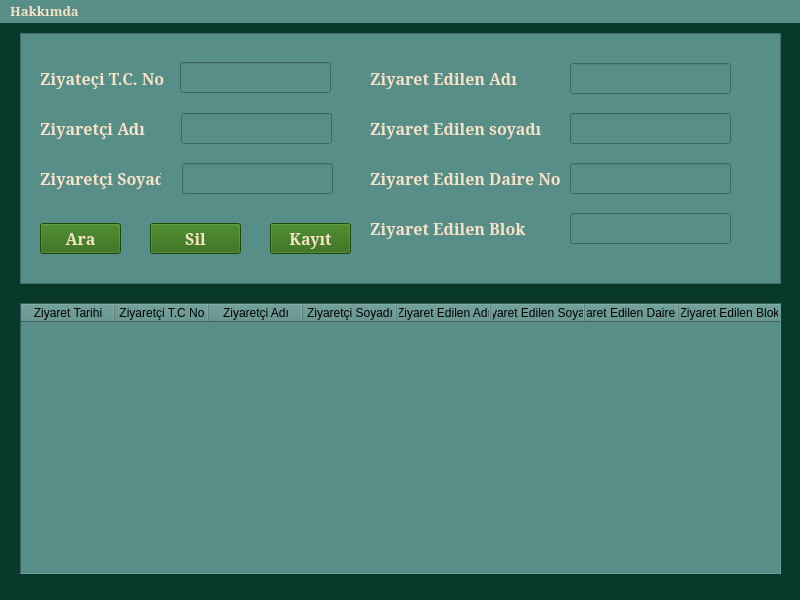
<?xml version="1.0" encoding="UTF-8"?>
<ui version="4.0">
 <class>form_anasayfa</class>
 <widget class="QMainWindow" name="form_anasayfa">
  <property name="windowModality">
   <enum>Qt::ApplicationModal</enum>
  </property>
  <property name="geometry">
   <rect>
    <x>0</x>
    <y>0</y>
    <width>800</width>
    <height>600</height>
   </rect>
  </property>
  <property name="windowTitle">
   <string>Ziyaretçi Kayıt</string>
  </property>
  <property name="windowIcon">
   <iconset>
    <normaloff>assets/documents.png</normaloff>assets/documents.png</iconset>
  </property>
  <property name="styleSheet">
   <string notr="true">background:#08392B</string>
  </property>
  <widget class="QWidget" name="centralwidget">
   <widget class="QFrame" name="frame">
    <property name="geometry">
     <rect>
      <x>20</x>
      <y>10</y>
      <width>761</width>
      <height>251</height>
     </rect>
    </property>
    <property name="styleSheet">
     <string notr="true">background:#578E87</string>
    </property>
    <property name="frameShape">
     <enum>QFrame::StyledPanel</enum>
    </property>
    <property name="frameShadow">
     <enum>QFrame::Raised</enum>
    </property>
    <widget class="QLabel" name="label">
     <property name="geometry">
      <rect>
       <x>20</x>
       <y>80</y>
       <width>111</width>
       <height>31</height>
      </rect>
     </property>
     <property name="font">
      <font>
       <family>MS Serif</family>
       <pointsize>12</pointsize>
       <weight>75</weight>
       <bold>true</bold>
      </font>
     </property>
     <property name="styleSheet">
      <string notr="true">color:#F7E2C7</string>
     </property>
     <property name="text">
      <string>Ziyaretçi Adı</string>
     </property>
    </widget>
    <widget class="QLabel" name="label_2">
     <property name="geometry">
      <rect>
       <x>20</x>
       <y>130</y>
       <width>121</width>
       <height>31</height>
      </rect>
     </property>
     <property name="font">
      <font>
       <family>MS Serif</family>
       <pointsize>12</pointsize>
       <weight>75</weight>
       <bold>true</bold>
      </font>
     </property>
     <property name="styleSheet">
      <string notr="true">color:#F7E2C7</string>
     </property>
     <property name="text">
      <string>Ziyaretçi Soyadı</string>
     </property>
    </widget>
    <widget class="QLabel" name="label_3">
     <property name="geometry">
      <rect>
       <x>20</x>
       <y>30</y>
       <width>131</width>
       <height>31</height>
      </rect>
     </property>
     <property name="font">
      <font>
       <family>MS Serif</family>
       <pointsize>12</pointsize>
       <weight>75</weight>
       <bold>true</bold>
      </font>
     </property>
     <property name="styleSheet">
      <string notr="true">color:#F7E2C7</string>
     </property>
     <property name="text">
      <string>Ziyateçi T.C. No</string>
     </property>
    </widget>
    <widget class="QLabel" name="label_5">
     <property name="geometry">
      <rect>
       <x>350</x>
       <y>30</y>
       <width>191</width>
       <height>31</height>
      </rect>
     </property>
     <property name="font">
      <font>
       <family>MS Serif</family>
       <pointsize>12</pointsize>
       <weight>75</weight>
       <bold>true</bold>
      </font>
     </property>
     <property name="styleSheet">
      <string notr="true">color:#F7E2C7</string>
     </property>
     <property name="text">
      <string>Ziyaret Edilen Adı</string>
     </property>
    </widget>
    <widget class="QLineEdit" name="txt_ziyaretTC">
     <property name="geometry">
      <rect>
       <x>160</x>
       <y>29</y>
       <width>151</width>
       <height>31</height>
      </rect>
     </property>
     <property name="font">
      <font>
       <family>MS Sans Serif</family>
       <pointsize>12</pointsize>
       <weight>75</weight>
       <bold>true</bold>
      </font>
     </property>
     <property name="styleSheet">
      <string notr="true">color:#F7E2C7</string>
     </property>
     <property name="text">
      <string/>
     </property>
    </widget>
    <widget class="QLineEdit" name="txt_ziyaretAdi">
     <property name="geometry">
      <rect>
       <x>161</x>
       <y>80</y>
       <width>151</width>
       <height>31</height>
      </rect>
     </property>
     <property name="font">
      <font>
       <family>MS Serif</family>
       <pointsize>12</pointsize>
       <weight>75</weight>
       <bold>true</bold>
      </font>
     </property>
     <property name="styleSheet">
      <string notr="true">color:#F7E2C7</string>
     </property>
    </widget>
    <widget class="QLineEdit" name="txt_ziyaretSoyadi">
     <property name="geometry">
      <rect>
       <x>162</x>
       <y>130</y>
       <width>151</width>
       <height>31</height>
      </rect>
     </property>
     <property name="font">
      <font>
       <family>MS Serif</family>
       <pointsize>12</pointsize>
       <weight>75</weight>
       <bold>true</bold>
      </font>
     </property>
     <property name="styleSheet">
      <string notr="true">color:#F7E2C7</string>
     </property>
    </widget>
    <widget class="QLabel" name="label_6">
     <property name="geometry">
      <rect>
       <x>350</x>
       <y>80</y>
       <width>191</width>
       <height>31</height>
      </rect>
     </property>
     <property name="font">
      <font>
       <family>MS Serif</family>
       <pointsize>12</pointsize>
       <weight>75</weight>
       <bold>true</bold>
      </font>
     </property>
     <property name="styleSheet">
      <string notr="true">color:#F7E2C7</string>
     </property>
     <property name="text">
      <string>Ziyaret Edilen soyadı</string>
     </property>
    </widget>
    <widget class="QLineEdit" name="txt_evAdi">
     <property name="geometry">
      <rect>
       <x>550</x>
       <y>30</y>
       <width>161</width>
       <height>31</height>
      </rect>
     </property>
     <property name="font">
      <font>
       <family>MS Serif</family>
       <pointsize>12</pointsize>
       <weight>75</weight>
       <bold>true</bold>
      </font>
     </property>
     <property name="styleSheet">
      <string notr="true">color:#F7E2C7</string>
     </property>
    </widget>
    <widget class="QLineEdit" name="txt_evSoyadi">
     <property name="geometry">
      <rect>
       <x>550</x>
       <y>80</y>
       <width>161</width>
       <height>31</height>
      </rect>
     </property>
     <property name="font">
      <font>
       <family>MS Serif</family>
       <pointsize>12</pointsize>
       <weight>75</weight>
       <bold>true</bold>
      </font>
     </property>
     <property name="styleSheet">
      <string notr="true">color:#F7E2C7</string>
     </property>
    </widget>
    <widget class="QPushButton" name="btn_kayit">
     <property name="geometry">
      <rect>
       <x>250</x>
       <y>190</y>
       <width>81</width>
       <height>31</height>
      </rect>
     </property>
     <property name="font">
      <font>
       <family>MS Serif</family>
       <pointsize>12</pointsize>
       <weight>75</weight>
       <bold>true</bold>
      </font>
     </property>
     <property name="styleSheet">
      <string notr="true">background-color: rgb(41, 102, 12);
color: rgb(247, 226, 199);</string>
     </property>
     <property name="text">
      <string>Kayıt</string>
     </property>
    </widget>
    <widget class="QPushButton" name="btn_sil">
     <property name="geometry">
      <rect>
       <x>130</x>
       <y>190</y>
       <width>91</width>
       <height>31</height>
      </rect>
     </property>
     <property name="font">
      <font>
       <family>MS Serif</family>
       <pointsize>12</pointsize>
       <weight>75</weight>
       <bold>true</bold>
      </font>
     </property>
     <property name="styleSheet">
      <string notr="true">background-color: rgb(41, 102, 12);
color: rgb(247, 226, 199);</string>
     </property>
     <property name="text">
      <string>Sil</string>
     </property>
    </widget>
    <widget class="QLineEdit" name="txt_evDaire">
     <property name="geometry">
      <rect>
       <x>550</x>
       <y>130</y>
       <width>161</width>
       <height>31</height>
      </rect>
     </property>
     <property name="font">
      <font>
       <family>MS Serif</family>
       <pointsize>12</pointsize>
       <weight>75</weight>
       <bold>true</bold>
      </font>
     </property>
     <property name="styleSheet">
      <string notr="true">color:#F7E2C7</string>
     </property>
    </widget>
    <widget class="QLabel" name="label_7">
     <property name="geometry">
      <rect>
       <x>350</x>
       <y>130</y>
       <width>191</width>
       <height>31</height>
      </rect>
     </property>
     <property name="font">
      <font>
       <family>MS Serif</family>
       <pointsize>12</pointsize>
       <weight>75</weight>
       <bold>true</bold>
      </font>
     </property>
     <property name="styleSheet">
      <string notr="true">color:#F7E2C7</string>
     </property>
     <property name="text">
      <string>Ziyaret Edilen Daire No</string>
     </property>
    </widget>
    <widget class="QLineEdit" name="txt_evBlok">
     <property name="geometry">
      <rect>
       <x>550</x>
       <y>180</y>
       <width>161</width>
       <height>31</height>
      </rect>
     </property>
     <property name="font">
      <font>
       <family>MS Serif</family>
       <pointsize>12</pointsize>
       <weight>75</weight>
       <bold>true</bold>
      </font>
     </property>
     <property name="styleSheet">
      <string notr="true">color:#F7E2C7</string>
     </property>
    </widget>
    <widget class="QLabel" name="label_8">
     <property name="geometry">
      <rect>
       <x>350</x>
       <y>180</y>
       <width>191</width>
       <height>31</height>
      </rect>
     </property>
     <property name="font">
      <font>
       <family>MS Serif</family>
       <pointsize>12</pointsize>
       <weight>75</weight>
       <bold>true</bold>
      </font>
     </property>
     <property name="styleSheet">
      <string notr="true">color:#F7E2C7</string>
     </property>
     <property name="text">
      <string>Ziyaret Edilen Blok</string>
     </property>
    </widget>
    <widget class="QPushButton" name="btn_ara">
     <property name="geometry">
      <rect>
       <x>20</x>
       <y>190</y>
       <width>81</width>
       <height>31</height>
      </rect>
     </property>
     <property name="font">
      <font>
       <family>MS Serif</family>
       <pointsize>12</pointsize>
       <weight>75</weight>
       <bold>true</bold>
      </font>
     </property>
     <property name="styleSheet">
      <string notr="true">background-color: rgb(41, 102, 12);
color: rgb(247, 226, 199);</string>
     </property>
     <property name="text">
      <string>Ara</string>
     </property>
    </widget>
   </widget>
   <widget class="QTableWidget" name="tableWidget">
    <property name="enabled">
     <bool>true</bool>
    </property>
    <property name="geometry">
     <rect>
      <x>20</x>
      <y>280</y>
      <width>761</width>
      <height>271</height>
     </rect>
    </property>
    <property name="mouseTracking">
     <bool>false</bool>
    </property>
    <property name="styleSheet">
     <string notr="true">background:#578E87</string>
    </property>
    <property name="frameShape">
     <enum>QFrame::Panel</enum>
    </property>
    <property name="frameShadow">
     <enum>QFrame::Sunken</enum>
    </property>
    <property name="autoScroll">
     <bool>true</bool>
    </property>
    <property name="autoScrollMargin">
     <number>25</number>
    </property>
    <property name="alternatingRowColors">
     <bool>false</bool>
    </property>
    <property name="showGrid">
     <bool>true</bool>
    </property>
    <property name="gridStyle">
     <enum>Qt::SolidLine</enum>
    </property>
    <property name="sortingEnabled">
     <bool>false</bool>
    </property>
    <attribute name="horizontalHeaderCascadingSectionResizes">
     <bool>true</bool>
    </attribute>
    <attribute name="horizontalHeaderDefaultSectionSize">
     <number>94</number>
    </attribute>
    <attribute name="horizontalHeaderHighlightSections">
     <bool>false</bool>
    </attribute>
    <attribute name="horizontalHeaderMinimumSectionSize">
     <number>35</number>
    </attribute>
    <attribute name="horizontalHeaderShowSortIndicator" stdset="0">
     <bool>true</bool>
    </attribute>
    <attribute name="horizontalHeaderStretchLastSection">
     <bool>true</bool>
    </attribute>
    <attribute name="verticalHeaderVisible">
     <bool>true</bool>
    </attribute>
    <attribute name="verticalHeaderCascadingSectionResizes">
     <bool>true</bool>
    </attribute>
    <attribute name="verticalHeaderDefaultSectionSize">
     <number>32</number>
    </attribute>
    <attribute name="verticalHeaderMinimumSectionSize">
     <number>24</number>
    </attribute>
    <attribute name="verticalHeaderShowSortIndicator" stdset="0">
     <bool>false</bool>
    </attribute>
    <attribute name="verticalHeaderStretchLastSection">
     <bool>false</bool>
    </attribute>
    <column>
     <property name="text">
      <string>Ziyaret Tarihi</string>
     </property>
    </column>
    <column>
     <property name="text">
      <string>Ziyaretçi T.C No</string>
     </property>
    </column>
    <column>
     <property name="text">
      <string>Ziyaretçi Adı</string>
     </property>
    </column>
    <column>
     <property name="text">
      <string>Ziyaretçi Soyadı</string>
     </property>
    </column>
    <column>
     <property name="text">
      <string>Ziyaret Edilen Adı</string>
     </property>
    </column>
    <column>
     <property name="text">
      <string>Ziyaret Edilen Soyadı</string>
     </property>
    </column>
    <column>
     <property name="text">
      <string>Ziyaret Edilen Daire No</string>
     </property>
    </column>
    <column>
     <property name="text">
      <string>Ziyaret Edilen Blok</string>
     </property>
    </column>
   </widget>
  </widget>
  <widget class="QMenuBar" name="menubar">
   <property name="geometry">
    <rect>
     <x>0</x>
     <y>0</y>
     <width>800</width>
     <height>22</height>
    </rect>
   </property>
   <property name="font">
    <font>
     <family>MS Serif</family>
     <pointsize>10</pointsize>
     <weight>75</weight>
     <bold>true</bold>
    </font>
   </property>
   <property name="styleSheet">
    <string notr="true">background-color: rgb(87, 142, 135);
color: rgb(247, 226, 199);</string>
   </property>
   <widget class="QMenu" name="menuHakk_mda">
    <property name="font">
     <font>
      <family>MS Serif</family>
      <pointsize>12</pointsize>
      <weight>75</weight>
      <bold>true</bold>
     </font>
    </property>
    <property name="styleSheet">
     <string notr="true"/>
    </property>
    <property name="title">
     <string>Hakkımda</string>
    </property>
    <addaction name="mn_hakkimda"/>
    <addaction name="separator"/>
    <addaction name="mn_cikis"/>
   </widget>
   <addaction name="menuHakk_mda"/>
  </widget>
  <widget class="QStatusBar" name="statusbar"/>
  <action name="action_k">
   <property name="text">
    <string>Çıkış</string>
   </property>
  </action>
  <action name="mn_hakkimda">
   <property name="text">
    <string>Hakkımda</string>
   </property>
  </action>
  <action name="mn_cikis">
   <property name="text">
    <string>Çıkış</string>
   </property>
  </action>
 </widget>
 <resources/>
 <connections/>
</ui>
